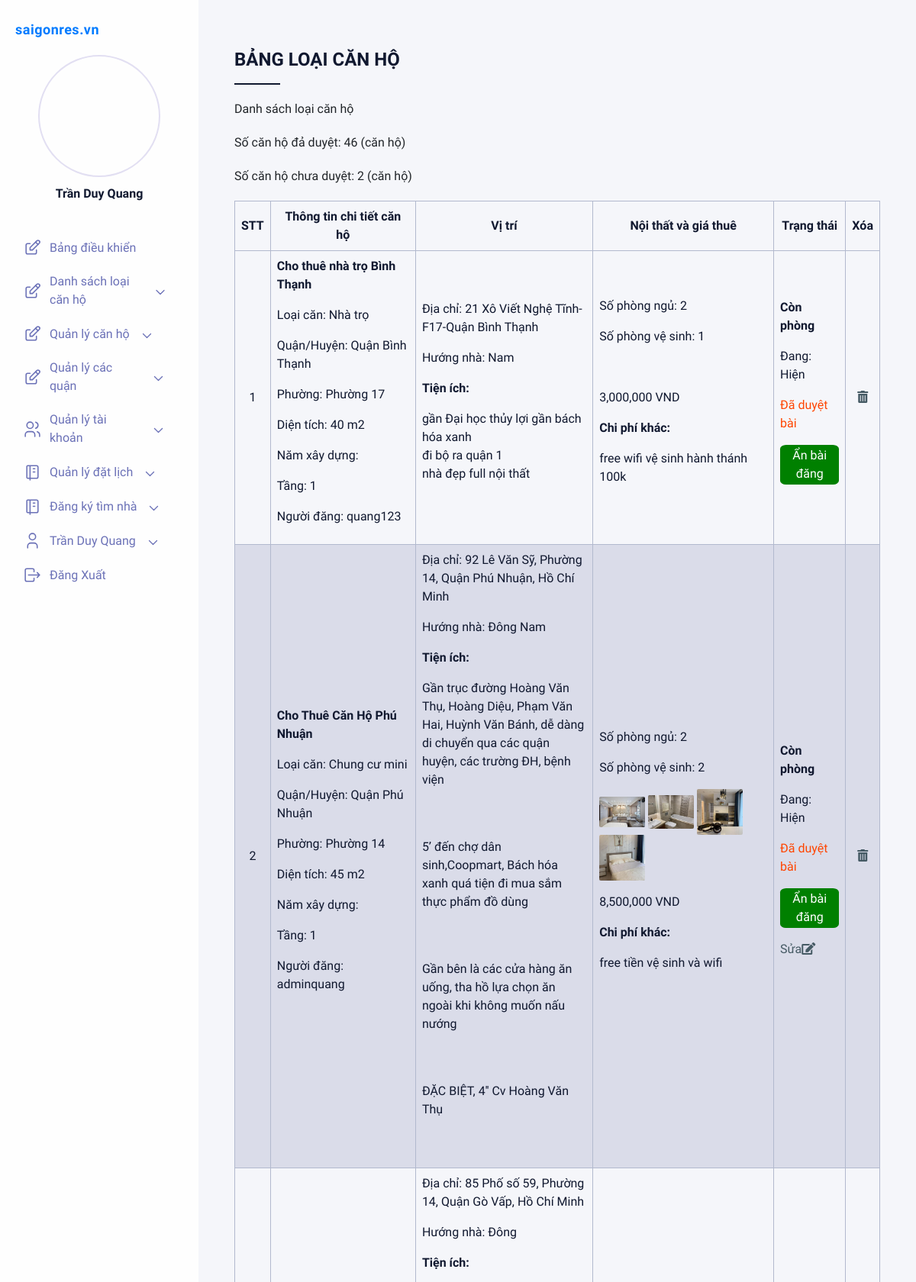
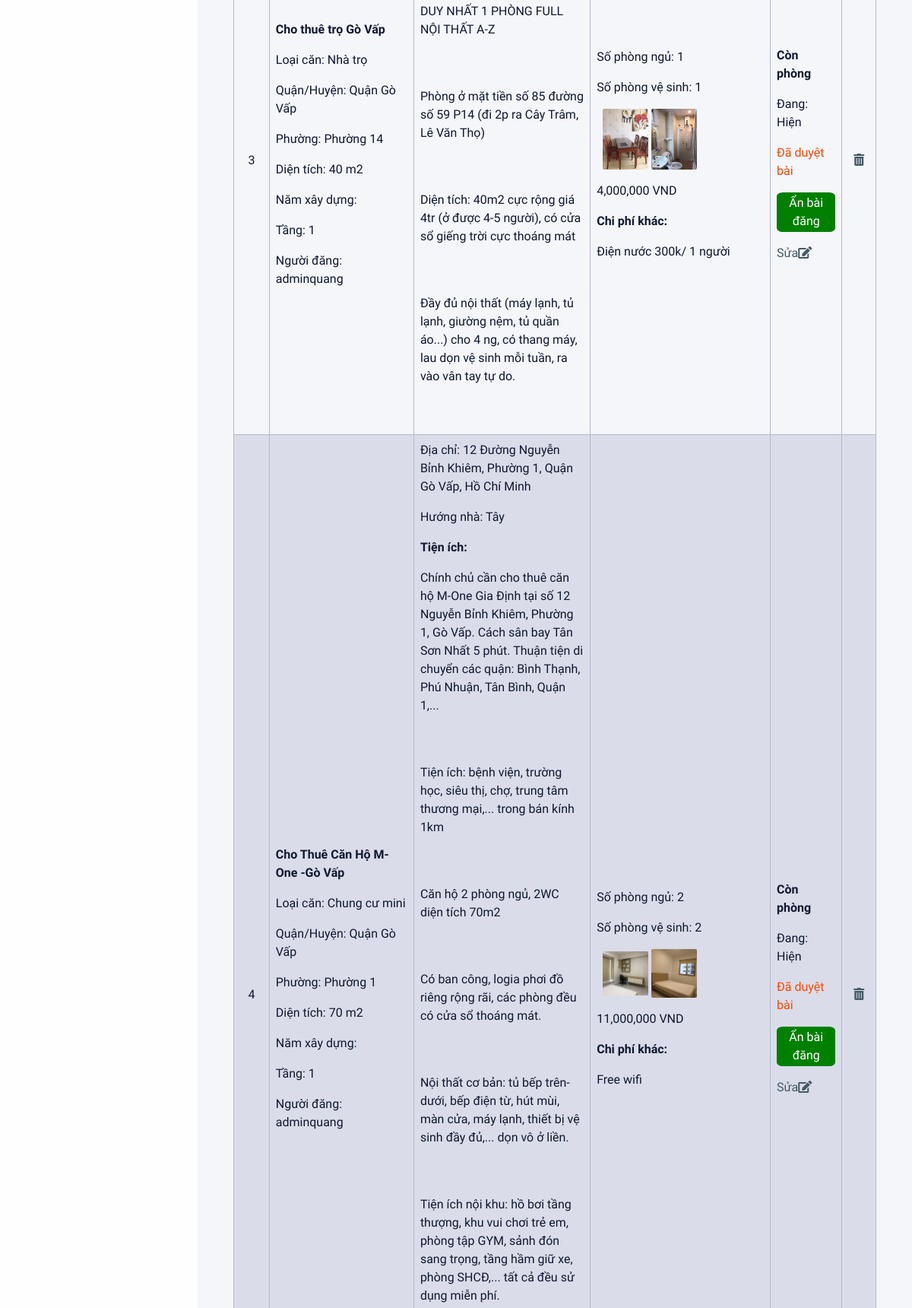
Page /admin/?ctrl=can_ho&act=index (signed in, upper part) on the committed database (2 pictures, top to bottom).
### tables this page shows
CREATE TABLE `can_ho` (
  `ma_can` int(12) NOT NULL COMMENT 'mã căn hộ',
  `ma_quan` int(12) NOT NULL COMMENT 'mã quận',
  `id` int(12) NOT NULL COMMENT 'mã phường',
  `ma_loai` int(12) NOT NULL COMMENT 'mã loại căn',
  `ma_tk` int(12) NOT NULL,
  `amount` int(11) DEFAULT NULL COMMENT 'Số phòng trống ',
  `dia_chi` varchar(255) NOT NULL COMMENT 'Địa chỉ',
  `ten_can_ho` varchar(150) DEFAULT NULL COMMENT 'tên căn hộ',
  `dien_tich` float DEFAULT NULL COMMENT 'diện tích ',
  `tang` tinyint(3) DEFAULT NULL COMMENT 'Số tầng',
  `huong_nha` tinyint(8) DEFAULT NULL COMMENT 'hướng nhà',
  `tien_ich` longtext DEFAULT NULL COMMENT 'Tiện ích',
  `chi_phi_khac` varchar(100) DEFAULT NULL COMMENT 'chi phí khác',
  `so_phong_ngu` tinyint(2) DEFAULT NULL COMMENT 'Số phòng ngủ',
  `so_phong_vs` tinyint(2) DEFAULT NULL COMMENT 'Số phòng vệ sinh',
  `gia_thue` float NOT NULL DEFAULT 0 COMMENT 'Giá thuê',
  `hinh` varchar(150) DEFAULT NULL,
  `hinha` varchar(150) DEFAULT NULL,
  `hinhb` varchar(150) DEFAULT NULL,
  `hinhc` varchar(150) DEFAULT NULL,
  `an_hien` tinyint(1) DEFAULT NULL COMMENT 'Ẩn hiện',
  `trang_thai` varchar(50) DEFAULT NULL,
  `ghi_chu` text DEFAULT NULL
);

CREATE TABLE `loai_can` (
  `ma_loai` int(12) NOT NULL COMMENT 'mã căn hộ',
  `ten_can` varchar(50) NOT NULL COMMENT 'Tên căn hộ'
);

CREATE TABLE `quan` (
  `ma_quan` int(12) NOT NULL COMMENT 'mã quận',
  `ten_quan` varchar(20) NOT NULL COMMENT 'Tên quận'
);

CREATE TABLE `phuong` (
  `id` int(12) NOT NULL,
  `ma_quan` int(12) NOT NULL,
  `phuong` varchar(50) NOT NULL
);

CREATE TABLE `khach_hang` (
  `ma_tk` int(12) NOT NULL COMMENT 'mã tài khoản',
  `ho_ten` varchar(50) NOT NULL COMMENT 'họ tên khách hàng',
  `hinh` varchar(150) DEFAULT NULL,
  `ten_tk` varchar(50) NOT NULL COMMENT 'tên tài khoản',
  `mat_khau` varchar(50) NOT NULL COMMENT 'mật khẩu',
  `sdt` varchar(50) DEFAULT NULL COMMENT 'số điện thoại',
  `kich_hoat` tinyint(1) NOT NULL DEFAULT 0 COMMENT 'kích hoạt',
  `email` varchar(50) NOT NULL COMMENT 'email',
  `vai_tro` tinyint(1) NOT NULL DEFAULT 0 COMMENT 'vai trò',
  `random_key` varchar(50) DEFAULT NULL COMMENT 'dãy số ngẫu nhiên',
  `currency` int(11) DEFAULT NULL
);

### system/database.php (called while the page is built, shortened)
<?php
function getConnection()
{
    $opt = array(PDO::MYSQL_ATTR_INIT_COMMAND => "SET NAMES utf8", PDO::ATTR_ERRMODE => PDO::ERRMODE_EXCEPTION);
    $conn = new PDO('mysql:host=' . HOST_DB . ';dbname=' . NAME_DB, USER_DB, PASS_DB, $opt);
    return $conn;
}
function query($sql)
{
    $conn = getConnection();
    $result = $conn->query($sql);
    return $result;
}
function queryOne($sql)
{
    $conn = getConnection();
    $result = $conn->query($sql);
    $row = $result->fetch(PDO::FETCH_ASSOC);
    return $row;
}

### admin/models/can_ho.php (called while the page is built, shortened)
<?php
require_once "../system/database.php";
function getallcanho(){
          $sql="SELECT * FROM can_ho order by ma_can desc";
          return query($sql);
}
function getphuongid($id){
    $sql="SELECT * FROM phuong WHERE id='$id'";
    return queryOne($sql);
}
function ThongkeCanhoan(){
    $sql = "SELECT count(*) as soluong FROM can_ho where an_hien = 0";
    return queryOne($sql);
}
function ThongkeCanhohien(){
    $sql = "SELECT count(*) as soluong FROM can_ho where an_hien = 1";
    return queryOne($sql);
}
?>

### admin/models/loai_can.php (called while the page is built, shortened)
<?php
require_once "../system/database.php";
function getloaicanbyid($id){
          $sql="SELECT * FROM loai_can WHERE ma_loai='$id'";
          return queryOne($sql);
}
?>

### admin/models/quan.php (called while the page is built, shortened)
<?php
require_once "../system/database.php";
function getquanbyid($id){
          $sql="SELECT * FROM quan WHERE ma_quan='$id'";
          return queryOne($sql);
}
?>

### admin/models/tai_khoan.php (called while the page is built, shortened)
<?php
require_once '../system/database.php';
function getkhachhangByID($ma_kh){
    $sql = "SELECT * FROM khach_hang WHERE ma_tk = '$ma_kh'";
    return queryOne($sql);
}
?>

### admin/view/can_ho-index.php (the view, shortened to what this page needs)
<!DOCTYPE html>
<html lang="en">
<head>
</head>
<body>
</body>
</html>
<div class="right__title">Bảng loại căn hộ</div>
<div class="right__table">
    <p class="right__tableTitle">Danh sách loại căn hộ</p>
    <p class="right__tableTitle">Số căn hộ đả duyệt:  <?=$canhohien["soluong"]?> (căn hộ)</p>
    <p class="right__tableTitle">Số căn hộ chưa duyệt: <?=$canhoan["soluong"]?> (căn hộ)</p>
    <div class="right__tableWrapper">
        <table>
            <thead>
                <tr>
                    <th>STT</th>
                    <th style="text-align: center; width: 25%;">Thông tin chi tiết căn hộ</th>
                    <th style="text-align: center; width: 30%;">Vị trí</th>
                    <th style="text-align: center; width: 30%;">Nội thất và giá thuê</th>
                    <th style="text-align: center; width: 12%;">Trạng thái</th>
                    <th>Xóa</th>
                </tr>
            </thead>
            <tbody>
                <?php foreach ($ds as $stt => $ds) {
                    $quan = getquanbyid($ds["ma_quan"]);
                    $loaican = getloaicanbyid($ds["ma_loai"]);
                    $tentk = getkhachhangByID($ds["ma_tk"]);
                    $phuong=getphuongid($ds["id"]);
                    $stt += 1;
                ?>
                    <tr>
                        <td><?= $stt ?></td>
                        <td>
                            <p style="font-weight: bold;"><?= $ds["ten_can_ho"] ?></p>
                            <p>Loại căn: <?= $loaican["ten_can"] ?></p>
                            <p>Quận/Huyện: <?php echo $quan["ten_quan"] ?></p>
                            <p>Phường: <?php echo $phuong["phuong"]?></p>
                            <p>Diện tích: <?= $ds["dien_tich"] ?> m2</p>
                            <p>Năm xây dựng: <?= $ds["nam_xd"] ?? null ?></p>
                            <p><?php if ($ds["ma_loai"] > 0) echo "Tầng: " . $ds["tang"] . "";
                                else echo ""; ?></p>
                            <p>Người đăng: <?php echo $tentk["ten_tk"] ?></p>
                        </td>
                        <td>
                            <p>Địa chỉ: <?= $ds["dia_chi"] ?></p>
                            <p>Hướng nhà: <?php if($ds["huong_nha"] == 1) echo "Đông";
                            elseif($ds["huong_nha"] == 2) echo "Tây";
                            elseif($ds["huong_nha"] == 3) echo "Nam";
                            elseif($ds["huong_nha"] == 4) echo "Bắc";
                            elseif($ds["huong_nha"] == 5) echo "Tây Bắc";
                            elseif($ds["huong_nha"] == 6) echo "Tây Nam";
                            elseif($ds["huong_nha"] == 7) echo "Đông Bắc";
                            elseif($ds["huong_nha"] == 8) echo "Đông Nam";
                            ?></p>
                            <p style="text-align: left; font-weight: bold;">Tiện ích:</p>
                            <p><?= nl2br($ds["tien_ich"]) ?></p>
                        </td>
                        <td>
                            <p>Số phòng ngủ: <?= $ds["so_phong_ngu"] ?></p>
                            <p>Số phòng vệ sinh: <?= $ds["so_phong_vs"] ?></p>
                            <p><img src="../uploaded/<?php if ($ds["hinh"] == "") echo "no-img.png";
                                                    else echo $ds["hinh"] ?>" alt="">
                                <img src="../uploaded/<?php if ($ds["hinha"] == "") echo "no-img.png";
                                                        else echo $ds["hinha"] ?>" alt="">
                                <img src="../uploaded/<?php if ($ds["hinhb"] == "") echo "no-img.png";
                                                        else echo $ds["hinhb"] ?>" alt="">
                                <img src="../uploaded/<?php if ($ds["hinhc"] == "") echo "no-img.png";
                                                        else echo $ds["hinhc"] ?>" alt=""></p>
                            <p><?= number_format($ds["gia_thue"] . "") ?> VND</p>
                            <p style="text-align: left; font-weight: bold;">Chi phí khác: </p>
                            <p><?= $ds["chi_phi_khac"] ?></p>
                        </td>
                        <td>
                            <p style="font-weight: bold;"><?= $ds["ghi_chu"] ?></p>
                            <p>Đang: <?php if ($ds["an_hien"] == 0) echo "Ẩn";
                                        else echo "Hiện" ?></p>
                            <?php if ($ds["an_hien"] == 0) {
                            ?>
                                <p><a href="/admin/?ctrl=can_ho&act=duyetbai&ma_can=<?= $ds['ma_can'] ?>"><button style="background-color: orangered; color: white; padding: 2px 5px; border-radius: 10%;">Duyệt bài</button></a></p>
                            <?php
                            } else {
                                ?>
                                <p style="color: orangered;">Đã duyệt bài</p>
                                <p><a href="/admin/?ctrl=can_ho&act=anbai&ma_can=<?= $ds['ma_can'] ?>"><button style="background-color: green; color: white; padding: 2px 5px; border-radius: 10%;">Ẩn bài đăng</button></a></p>
                                <?php
                            } ?>
                            <?php if ($_SESSION["id"] == $ds["ma_tk"]) {
                            ?>
                                <p><a href="/admin/?ctrl=can_ho&act=edit&ma_can=<?= $ds['ma_can'] ?>" style="color: #455A64;">Sửa<i class="fas fa-edit"></i></a></p>
                            <?php
                            } ?>
                        </td>
                        <td>
                            <a href="javascript:Delete('?ctrl=can_ho&act=delete&ma_can=<?= $ds['ma_can'] ?>')" style="color: #455A64;"><i class="fas fa-trash-alt"></i></a>
                        </td>
                    </tr>
                <?php } ?>
            </tbody>
        </table>
    </div>
</div>

### rows in the picture
can_ho: ten_can_ho "Cho thuê nhà trọ Bình Thạnh", loai_can.ten_can "Nhà trọ", quan.ten_quan "Quận Bình Thạnh", phuong.phuong "Phường 17", dien_tich "40", tang "1", khach_hang.ten_tk "quang123", dia_chi "21 Xô Viết Nghệ Tĩnh-F17-Quận Bình Thạnh", huong_nha "Nam", tien_ich "gần Đại học thủy lợi gần bách hóa xanh đi bộ ra quận 1 nhà đẹp full nội thất", so_phong_ngu "2", so_phong_vs "1", gia_thue "3,000,000", chi_phi_khac "free wifi vệ sinh hành thánh 100k", ghi_chu "Còn phòng", an_hien "Hiện"
can_ho: ten_can_ho "Cho Thuê Căn Hộ Phú Nhuận", loai_can.ten_can "Chung cư mini", quan.ten_quan "Quận Phú Nhuận", phuong.phuong "Phường 14", dien_tich "45", tang "1", khach_hang.ten_tk "adminquang", dia_chi "92 Lê Văn Sỹ, Phường 14, Quận Phú Nhuận, Hồ Chí Minh", huong_nha "Đông Nam", tien_ich "Gần trục đường Hoàng Văn Thụ, Hoàng Diệu, Phạm Văn Hai, Huỳnh Văn Bánh, dễ dàng di chuyển qua các quận huyện, các trường ĐH, bệnh viện 5’ đến chợ dân sinh,Coopmart, Bách hóa xanh quá tiện đi mua sắm thực phẩm đồ dùng Gần bên là các cửa hàng ăn uống, tha hồ lựa chọn ăn ngoài khi không muốn nấu nướng ĐẶC BIỆT, 4'' Cv Hoàng Văn Thụ", so_phong_ngu "2", so_phong_vs "2", hinh (picture), hinha (picture), hinhb (picture), hinhc (picture), gia_thue "8,500,000", chi_phi_khac "free tiền vệ sinh và wifi", ghi_chu "Còn phòng", an_hien "Hiện"
can_ho: ten_can_ho "Cho thuê trọ Gò Vấp", loai_can.ten_can "Nhà trọ", quan.ten_quan "Quận Gò Vấp", phuong.phuong "Phường 14", dien_tich "40", tang "1", khach_hang.ten_tk "adminquang", dia_chi "85 Phố số 59, Phường 14, Quận Gò Vấp, Hồ Chí Minh", huong_nha "Đông", tien_ich "DUY NHẤT 1 PHÒNG FULL NỘI THẤT A-Z Phòng ở mặt tiền số 85 đường số 59 P14 (đi 2p ra Cây Trâm, Lê Văn Thọ) Diện tích: 40m2 cực rộng giá 4tr (ở được 4-5 người), có cửa sổ giếng trời cực thoáng mát Đầy đủ nội thất (máy lạnh, tủ lạnh, giường nệm, tủ quần áo...) cho 4 ng, có thang máy, lau dọn vệ sinh mỗi tuần, ra vào vân tay tự do.", so_phong_ngu "1", so_phong_vs "1", hinhb (picture), hinhc (picture), gia_thue "4,000,000", chi_phi_khac "Điện nước 300k/ 1 người", ghi_chu "Còn phòng", an_hien "Hiện"
can_ho: ten_can_ho "Cho Thuê Căn Hộ M-One -Gò Vấp", loai_can.ten_can "Chung cư mini", quan.ten_quan "Quận Gò Vấp", phuong.phuong "Phường 1", dien_tich "70", tang "1", khach_hang.ten_tk "adminquang", dia_chi "12 Đường Nguyễn Bỉnh Khiêm, Phường 1, Quận Gò Vấp, Hồ Chí Minh", huong_nha "Tây", tien_ich "Chính chủ cần cho thuê căn hộ M-One Gia Định tại số 12 Nguyễn Bỉnh Khiêm, Phường 1, Gò Vấp. Cách sân bay Tân Sơn Nhất 5 phút. Thuận tiện di chuyển các quận: Bình Thạnh, Phú Nhuận, Tân Bình, Quận 1,... Tiện ích: bệnh viện, trường học, siêu thị, chợ, trung tâm thương mại,... trong bán kính 1km Căn hộ 2 phòng ngủ, 2WC diện tích 70m2 Có ban công, logia phơi đồ riêng rộng rãi, các phòng đều có cửa sổ thoáng mát. Nội thất cơ bản: tủ bếp trên-dưới, bếp điện từ, hút mùi, màn cửa, máy lạnh, thiết bị vệ sinh đầy đủ,... dọn vô ở liền. Tiện ích nội khu: hồ bơi tầng thượng, khu vui chơi trẻ em, phòng tập GYM, sảnh đón sang trọng, tầng hầm giữ xe, phòng SHCĐ,... tất cả đều sử dụng miễn phí.", so_phong_ngu "2", so_phong_vs "2", hinhb (picture), hinhc (picture), gia_thue "11,000,000", chi_phi_khac "Free wifi", ghi_chu "Còn phòng", an_hien "Hiện"

### other values in the picture
$_SESSION['user'] "Trần Duy Quang"
$canhohien["soluong"] "46"
$canhoan["soluong"] "2"
